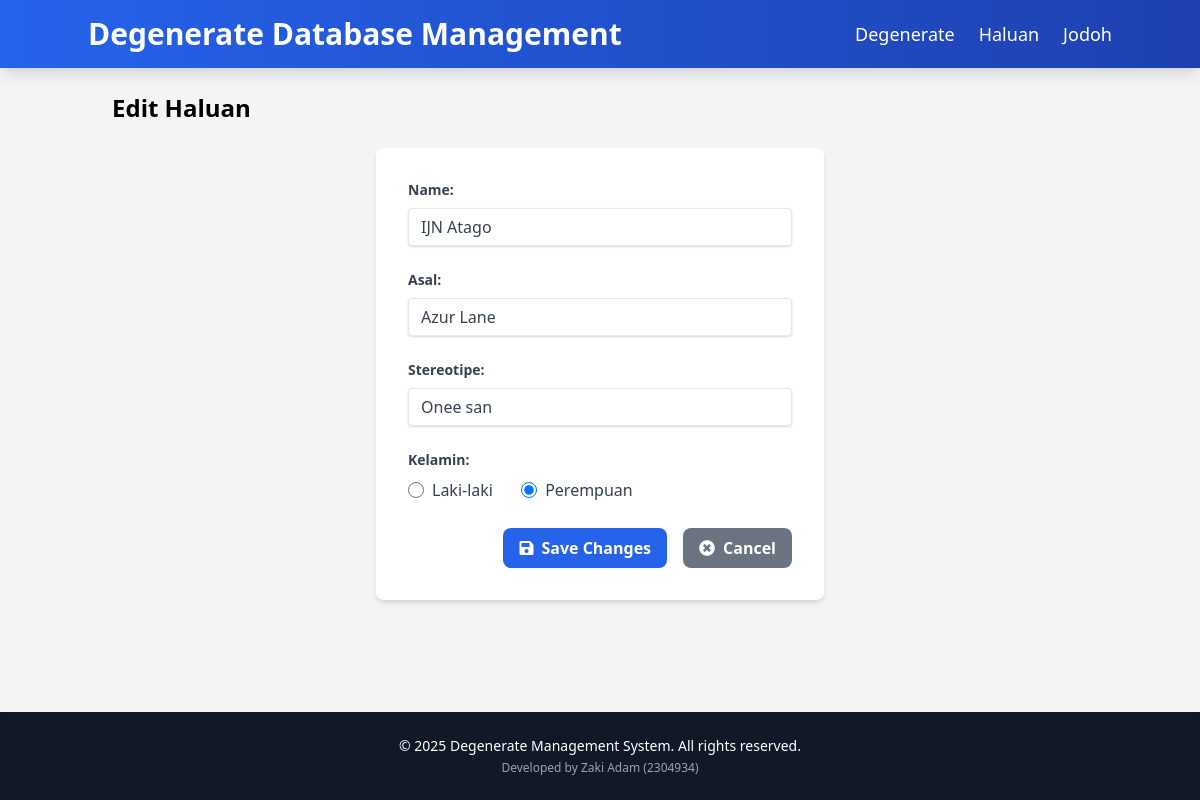
Screenshot of /index.php?entity=haluan&action=edit&id=3 with the database file from the repository.
### tables this page shows
CREATE TABLE `haluan` (
  `id` int(11) NOT NULL AUTO_INCREMENT,
  `name` varchar(100) NOT NULL,
  `asal` varchar(100) NOT NULL,
  `kelamin` enum('Laki-laki','Perempuan') NOT NULL,
  `stereotipe` varchar(255) NOT NULL,
  PRIMARY KEY (`id`)
);

### model/Haluan.php (called while the page is built, shortened)
<?php
require_once 'config/Database.php';
class Haluan
{
    private $conn;
    private $table = 'haluan';
    public function __construct()
    {
        $database = new Database();
        $this->conn = $database->getConnection();
    }
    public function getById($id)
    {
        $query = "SELECT * FROM " . $this->table . " WHERE id = :id";
        $stmt = $this->conn->prepare($query);
        $stmt->bindParam(':id', $id);
        $stmt->execute();
        return $stmt->fetch(PDO::FETCH_ASSOC);
    }
}

### config/Database.php (called while the page is built, shortened)
<?php
class Database
{
    private $host = "localhost";
    private $username = "root";
    private $password = "";
    private $database = "db_jodoh";
    public function getConnection()
    {
        $this->conn = null;
        try {
            $this->conn = new PDO("mysql:host=" . $this->host . ";dbname=" . $this->database, $this->username, $this->password);
            $this->conn->setAttribute(PDO::ATTR_ERRMODE, PDO::ERRMODE_EXCEPTION);
        } catch (PDOException $e) {
            echo "Connection error: " . $e->getMessage();
        }
        return $this->conn;
    }
}

### viewmodel/HaluanViewModel.php (called while the page is built, shortened)
<?php
require_once 'model/Haluan.php';
class HaluanViewModel
{
    private $haluan;
    public function __construct()
    {
        $this->haluan = new Haluan();
    }
    public function getHaluanById($id)
    {
        return $this->haluan->getById($id);
    }
}

### views/haluan_form.php (the view)
<?php
require_once 'views/template/header.php';
?>
<h2 class="text-2xl font-semibold mb-6"><?php echo isset($haluan) ? 'Edit Haluan' : 'Add New Haluan'; ?></h2>
<div class="bg-white p-8 rounded-lg shadow-md max-w-md mx-auto">
    <form action="index.php?entity=haluan&action=<?php echo isset($haluan) ? 'update&id=' . htmlspecialchars($haluan['id']) : 'save'; ?>" method="POST" class="space-y-6">
        <div>
            <label for="name" class="block text-gray-700 text-sm font-bold mb-2">Name:</label>
            <input type="text" id="name" name="name" value="<?php echo isset($haluan) ? htmlspecialchars($haluan['name']) : ''; ?>" class="shadow appearance-none border rounded w-full py-2 px-3 text-gray-700 leading-tight focus:outline-none focus:ring-2 focus:ring-blue-500 focus:border-transparent" required>
        </div>
        <div>
            <label for="asal" class="block text-gray-700 text-sm font-bold mb-2">Asal:</label>
            <input type="text" id="asal" name="asal" value="<?php echo isset($haluan) ? htmlspecialchars($haluan['asal']) : ''; ?>" class="shadow appearance-none border rounded w-full py-2 px-3 text-gray-700 leading-tight focus:outline-none focus:ring-2 focus:ring-blue-500 focus:border-transparent" required>
        </div>
        <div>
            <label for="stereotipe" class="block text-gray-700 text-sm font-bold mb-2">Stereotipe:</label>
            <input type="text" id="stereotipe" name="stereotipe" value="<?php echo isset($haluan) ? htmlspecialchars($haluan['stereotipe']) : ''; ?>" class="shadow appearance-none border rounded w-full py-2 px-3 text-gray-700 leading-tight focus:outline-none focus:ring-2 focus:ring-blue-500 focus:border-transparent" required>
        </div>
        <div>
            <label class="block text-gray-700 text-sm font-bold mb-2">Kelamin:</label>
            <div class="mt-2">
                <label class="inline-flex items-center mr-6">
                    <input type="radio" name="kelamin" value="Laki-laki"
                        <?php echo (isset($haluan) && $haluan['kelamin'] === 'Laki-laki') ? 'checked' : ''; ?>
                        class="form-radio text-blue-600 h-4 w-4">
                    <span class="ml-2 text-gray-700">Laki-laki</span>
                </label>
                <label class="inline-flex items-center">
                    <input type="radio" name="kelamin" value="Perempuan"
                        <?php echo (isset($haluan) && $haluan['kelamin'] === 'Perempuan') ? 'checked' : ''; ?>
                        class="form-radio text-pink-600 h-4 w-4">
                    <span class="ml-2 text-gray-700">Perempuan</span>
                </label>
            </div>
        </div>
        <div class="flex justify-end space-x-4 mt-6">
            <button type="submit" class="bg-blue-600 hover:bg-blue-700 text-white font-bold py-2 px-4 rounded-lg transition duration-300 focus:outline-none focus:shadow-outline flex items-center">
                <i class="fas fa-save mr-2"></i> Save Changes
            </button>
            <a href="index.php?entity=haluan" class="bg-gray-500 hover:bg-gray-600 text-white font-bold py-2 px-4 rounded-lg transition duration-300 focus:outline-none focus:shadow-outline flex items-center">
                <i class="fas fa-times-circle mr-2"></i> Cancel
            </a>
        </div>
    </form>
</div>
<?php
require_once 'views/template/footer.php';
?>

### rows the page displays
haluan: name "IJN Atago", asal "Azur Lane", stereotipe "Onee san", kelamin "☐ Laki-laki", kelamin "☑ Perempuan"
